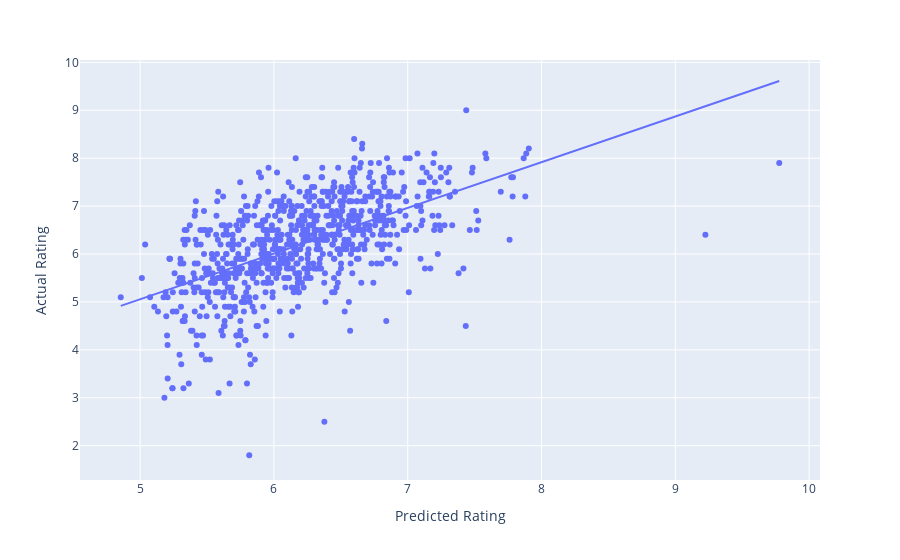

Write notebook code for a chart like this one.
### Code cell
#Create interactive actual vs prediction scatter plot
import plotly.express as px

df = comp_results
fig = px.scatter(df, x="Predicted Rating", y="Actual Rating", trendline="ols", hover_data=['Accuracy','Title', 'genre' , 'duration' , 'budget_millions' , 'mpa_rating' ])
fig.show()

### Figure 1 — Plotly figure (JSON) as saved in the notebook; plotly's stock layout.template omitted (floating-point values rounded to 4 significant figures; data arrays with more than 128 entries replaced by an {"elided": "..."} marker saying what was removed)
{"data": [{"customdata": {"elided": "827x6 mixed values"}, "hovertemplate": "Predicted Rating=%{x}<br>Actual Rating=%{y}<br>Accuracy=%{customdata[0]}<br>Title=%{customdata[1]}<br>genre=%{customdata[2]}<br>duration=%{customdata[3]}<br>budget_millions=%{customdata[4]}<br>mpa_rating=%{customdata[5]}<extra></extra>", "legendgroup": "", "marker": {"color": "#636efa", "symbol": "circle"}, "mode": "markers", "name": "", "orientation": "v", "showlegend": false, "type": "scatter", "x": {"elided": "827 float values"}, "xaxis": "x", "y": {"elided": "827 float values"}, "yaxis": "y"}, {"hovertemplate": "<b>OLS trendline</b><br>Actual Rating = 0.953643 * Predicted Rating + 0.28717<br>R<sup>2</sup>=0.329059<br><br>Predicted Rating=%{x}<br>Actual Rating=%{y} <b>(trend)</b><extra></extra>", "legendgroup": "", "marker": {"color": "#636efa", "symbol": "circle"}, "mode": "lines", "name": "", "showlegend": false, "type": "scatter", "x": {"elided": "827 float values"}, "xaxis": "x", "y": {"elided": "827 float values"}, "yaxis": "y"}], "layout": {"legend": {"tracegroupgap": 0}, "margin": {"t": 60}, "xaxis": {"anchor": "y", "domain": [0, 1], "title": {"text": "Predicted Rating"}}, "yaxis": {"anchor": "x", "domain": [0, 1], "title": {"text": "Actual Rating"}}}}
